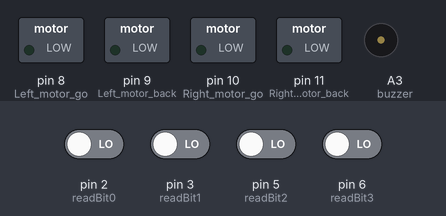
The sketch below on a simulated Arduino Uno, built with avr-gcc and run on an emulated ATmega328P. On the bench: switched loads named in the sketch (green lamp = pin HIGH), buzzer (waves = sounding, pin HIGH). Inputs (shaded band) come from the test bench; at power-on: pin 2 (readBit0), pin 3 (readBit1), pin 5 (readBit2), pin 6 (readBit3) LOW. What the sketch prints to the serial monitor is not drawn.

Above: at 1.2 s.
1.3 s: pin 2 (readBit0) driven HIGH
2.8 s: pin 3 (readBit1) driven HIGH
At 3.5 s:
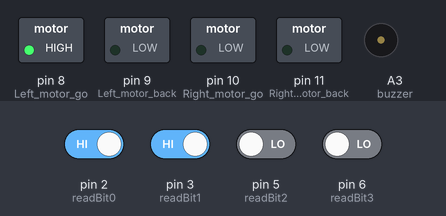
4.3 s: pin 2 (readBit0) driven LOW
At 5.4 s:
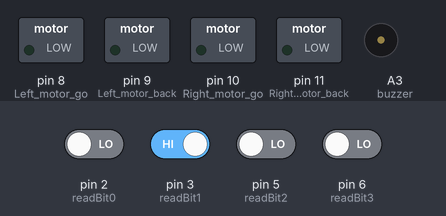
5.8 s: pin 5 (readBit2) driven HIGH
At 7.0 s:
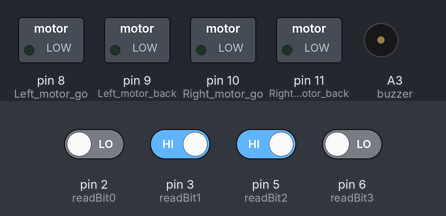
7.3 s: pin 3 (readBit1) driven LOW
At 7.9 s:
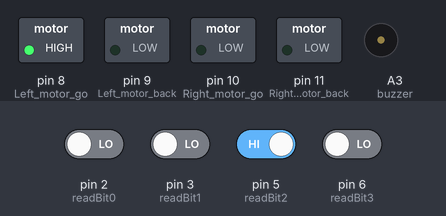
8.8 s: pin 2 (readBit0) driven HIGH
Timing chart, 0 to 10.7 s (numbered marks = the images above; inputs shaded):
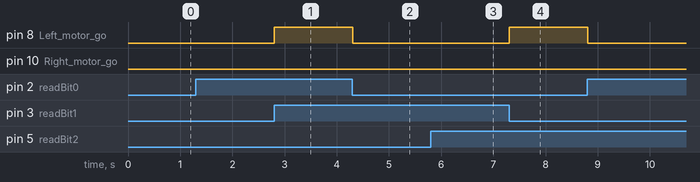

Measured:
- after the input at 2.8 s, pin 8 (Left_motor_go): LOW → HIGH at once; pin 9 (Left_motor_back): stays LOW (without the input it goes to HIGH after 0.93 s); pin 10 (Right_motor_go): stays LOW (without the input it goes to HIGH after 0.94 s)
- after the input at 4.3 s, pin 8 (Left_motor_go): HIGH → LOW at once; pin 11 (Right_motor_back): stays LOW (without the input it goes to HIGH after 1.5 s)
- after the input at 5.8 s, pin 9 (Left_motor_back), pin 10 (Right_motor_go): stays LOW (without the input it goes to HIGH after 0.93 s)
- after the input at 7.3 s, pin 8 (Left_motor_go): LOW → HIGH at once; pin 9 (Left_motor_back): stays LOW (without the input it goes to HIGH after 1.5 s)

The sketch:

arduino_car.ino
```cpp
int SLOW_SPEED = 150;
int FAST_SPEED = 200;

int Left_motor_go=8;     //IN1
int Left_motor_back=9;   //IN2

int Right_motor_go=10;   //IN3
int Right_motor_back=11; //IN4

int button=A2;
int buzzer=A3;

int readBit0 = 2;
int readBit1 = 3;
int readBit2 = 5;
int readBit3 = 6;

int mode = 0;

void setup() {
  Serial.begin(9600);
  pinMode(Left_motor_go,OUTPUT); // PIN 8 (PWM)
  pinMode(Left_motor_back,OUTPUT); // PIN 9 (PWM)
  pinMode(Right_motor_go,OUTPUT);// PIN 10 (PWM)
  pinMode(Right_motor_back,OUTPUT);// PIN 11 (PWM)

  pinMode(button,INPUT); //button A2
  pinMode(buzzer,OUTPUT); //buzzer A3

  pinMode(readBit0, INPUT);
  pinMode(readBit1, INPUT);
  pinMode(readBit2, INPUT);
  pinMode(readBit3, INPUT);
}

void walk() {
  digitalWrite(Right_motor_go,HIGH);  //Set left motor as forward
  digitalWrite(Right_motor_back,LOW);
  analogWrite(Right_motor_go,SLOW_SPEED);  //PWM of right motor [0, 255]
  analogWrite(Right_motor_back,0);
  digitalWrite(Left_motor_go,LOW);  //Set left motor as forward
  digitalWrite(Left_motor_back,HIGH);
  analogWrite(Left_motor_go,0);  //PWM of left motor [0, 255]
  analogWrite(Left_motor_back,SLOW_SPEED);
//  delay(time * 100);  //time interval
}

void run() {
  digitalWrite(Right_motor_go,HIGH);  //Set left motor as forward
  digitalWrite(Right_motor_back,LOW);
  analogWrite(Right_motor_go,FAST_SPEED);  //PWM of right motor [0, 255]
  analogWrite(Right_motor_back,0);
  digitalWrite(Left_motor_go,LOW);  //Set left motor as forward
  digitalWrite(Left_motor_back,HIGH);
  analogWrite(Left_motor_go,0);  //PWM of left motor [0, 255]
  analogWrite(Left_motor_back,FAST_SPEED);
//  delay(time * 100);  //time interval
}

void brake() {
  digitalWrite(Right_motor_go,LOW);
  digitalWrite(Right_motor_back,LOW);
  digitalWrite(Left_motor_go,LOW);
  digitalWrite(Left_motor_back,LOW);
//  delay(time * 100);  //time interval
}

void left() {
  digitalWrite(Right_motor_go,HIGH);
  digitalWrite(Right_motor_back,LOW);
  analogWrite(Right_motor_go,150);
  analogWrite(Right_motor_back,0);
  digitalWrite(Left_motor_go,LOW);
  digitalWrite(Left_motor_back,LOW);
  analogWrite(Left_motor_go,0);
  analogWrite(Left_motor_back,0);
//  delay(time * 100); //time interval
}

void right() {
  digitalWrite(Right_motor_go,LOW);
  digitalWrite(Right_motor_back,LOW);
  analogWrite(Right_motor_go,0);
  analogWrite(Right_motor_back,0);
  digitalWrite(Left_motor_go,LOW);
  digitalWrite(Left_motor_back,HIGH);
  analogWrite(Left_motor_go,0);
  analogWrite(Left_motor_back,150);
//  delay(time * 100);
}

void back() {
  digitalWrite(Right_motor_go,LOW); //Set right motor as backward
  digitalWrite(Right_motor_back,HIGH);
  analogWrite(Right_motor_go,0);
  analogWrite(Right_motor_back,SLOW_SPEED); //PWM of right motor [0, 255]
  digitalWrite(Left_motor_go,HIGH);  //Set left motor as backward
  digitalWrite(Left_motor_back,LOW);
  analogWrite(Left_motor_go,SLOW_SPEED);  //PWM of left motor [0, 255]
  analogWrite(Left_motor_back,0);
//  delay(time * 100); //time interval
}

void back_fast() {
  digitalWrite(Right_motor_go,LOW);  //Set right motor as backward
  digitalWrite(Right_motor_back,HIGH);
  analogWrite(Right_motor_go,0);
  analogWrite(Right_motor_back,FAST_SPEED);  //PWM of right motor [0, 255]
  digitalWrite(Left_motor_go,HIGH);   //Set left motor as backward
  digitalWrite(Left_motor_back,LOW);
  analogWrite(Left_motor_go,FAST_SPEED);  //PWM of left motor [0, 255]
  analogWrite(Left_motor_back,0);
//  delay(time * 100); //time interval
}

void loop() {
  /*
   * Modes
   * 0: Stop
   * 1: Forward slowly
   * 2: Forward fast
   * 3: Back slowly
   * 4: Back fast
   * 5: Turn left
   * 6: Turn right
   *
   */
  int mode = digitalRead(readBit0)*1+digitalRead(readBit1)*2+digitalRead(readBit2)*4+digitalRead(readBit3)*8;
  Serial.println(mode);
  if (mode == 1) {
    walk();
  } else if (mode == 2) {
    run();
  } else if (mode == 3) {
    back();
  } else if (mode == 4) {
    back_fast();
  } else if (mode == 5) {
    left();
  } else if (mode == 6) {
    right();
  } else {
    brake();
  }
}
```
